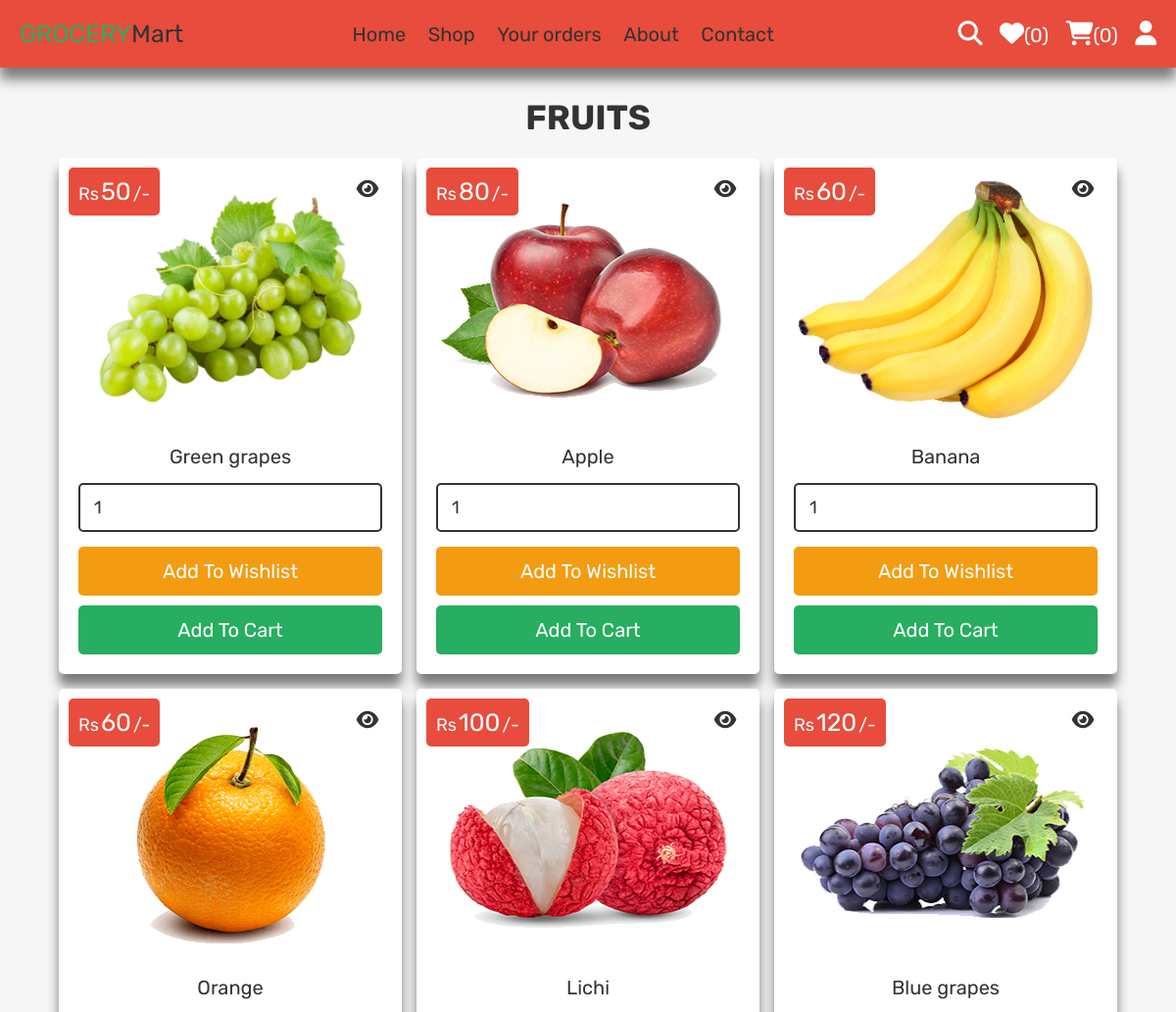
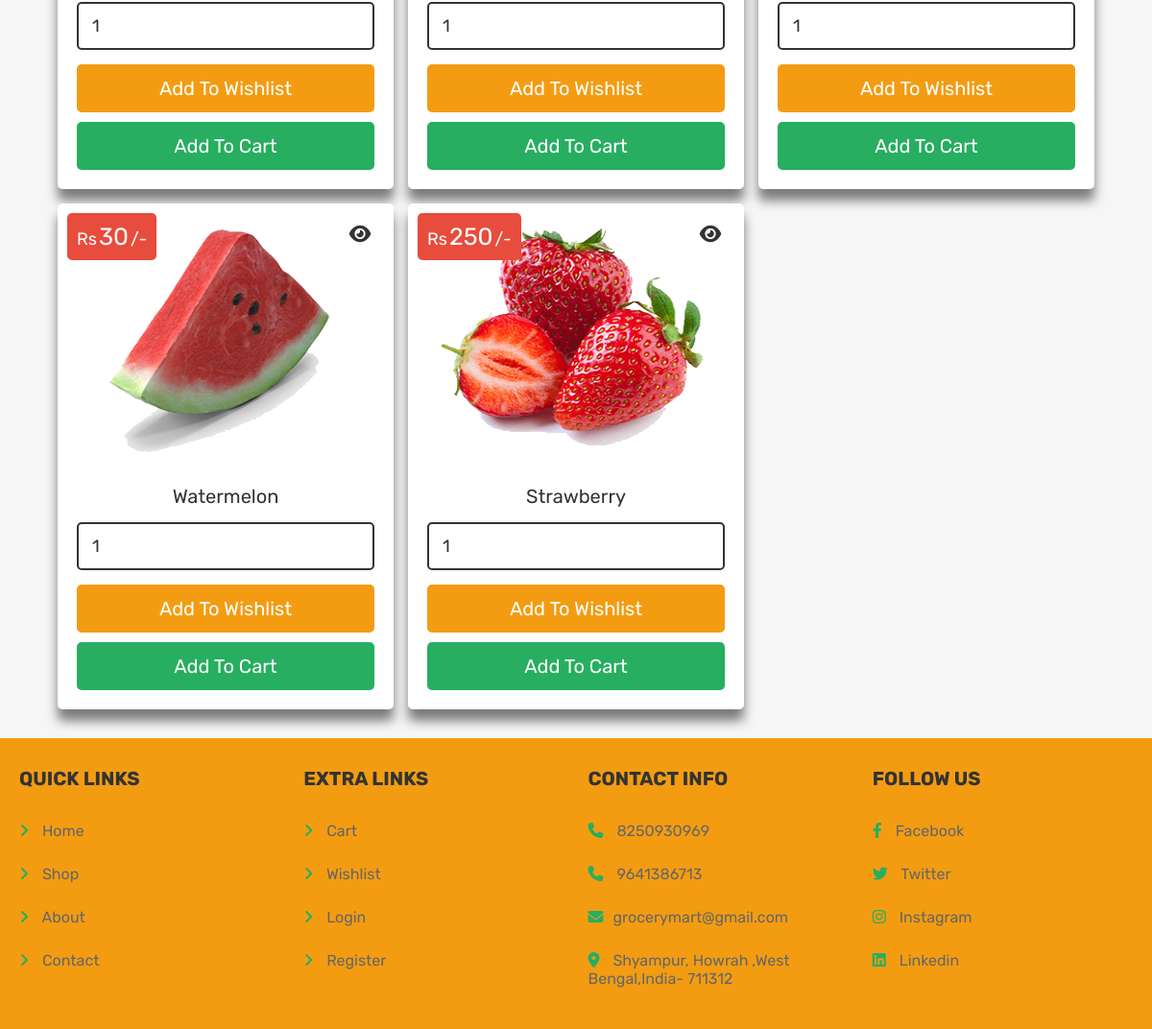
Page /category.php?category=fruits (signed in) on the committed database (2 pictures, top to bottom).
### tables this page shows
CREATE TABLE `products` (
  `id` int(100) NOT NULL,
  `name` varchar(100) NOT NULL,
  `category` varchar(20) NOT NULL,
  `details` varchar(500) NOT NULL,
  `price` int(100) NOT NULL,
  `image` varchar(100) NOT NULL,
  `charge` int(100) NOT NULL
);

### category.php (the view, shortened to what this page needs)
<?php
@include 'config.php';
?>
<!DOCTYPE html>
<html lang="en">
<head>
   <link rel="stylesheet" href="https://cdnjs.cloudflare.com/ajax/libs/font-awesome/6.1.1/css/all.min.css">
   <link rel="stylesheet" href="css/style.css">
</head>
<body>
<?php include 'header.php'; ?>
<section class="products">
   <h1 class="title"><?php echo $_GET['category']?></h1>
   <div class="box-container">
   <?php
      $category_name = $_GET['category'];
      $select_products = $conn->prepare("SELECT * FROM `products` WHERE category = ?");
      $select_products->execute([$category_name]);
      if($select_products->rowCount() > 0){
         while($fetch_products = $select_products->fetch(PDO::FETCH_ASSOC)){
   ?>
   <form action="" class="box" method="POST">
      <div class="price">Rs<span><?= $fetch_products['price']; ?></span>/-</div>
      <a href="view_page.php?pid=<?= $fetch_products['id']; ?>" class="fas fa-eye"></a>
      <img src="uploaded_img/<?= $fetch_products['image']; ?>" alt="">
      <div class="name"><?= $fetch_products['name']; ?></div>
      <input type="number" min="1" value="1" name="p_qty" class="qty">
      <input type="submit" value="add to wishlist" class="option-btn" name="add_to_wishlist">
      <input type="submit" value="add to cart" class="btn" name="add_to_cart">
   </form>
   <?php
         }
      }else{
         echo '<p class="empty">no products available!</p>';
      }
   ?>
   </div>
</section>
<?php include 'footer.php'; ?>
</body>
</html>

### css/style.css (style rules this page uses)
.products .box-container { display: grid; grid-template-columns: repeat(auto-fit, 35rem); gap:1.5rem; justify-content: center; align-items: flex-start; }
.products .box-container .box { padding:2rem; text-align: center; background-color: var(--white); box-shadow: var(--box-shadow); border-radius: .5rem; position: relative; }
.products .box-container .box .price { position: absolute; top:1rem; left:1rem; padding:1rem; border-radius: .5rem; background-color: var(--red); font-size: 1.8rem; color:var(--white); }
.products .box-container .box .price span { font-size: 2.5rem; color:var(--white); margin:0 .2rem; }
.products .box-container .box .fa-eye { position: absolute; top:1rem; right:1rem; border-radius: .5rem; height: 4.5rem; line-height: 4.3rem; width: 5rem; color:var(--black); font-size: 2rem; background-color: var(--white); }
.products .box-container .box img { height: 25rem; width: 100%; margin-bottom: 1rem; }
.products .box-container .box .name { font-size: 2rem; color:var(--black); padding:1rem 0; }
.products .box-container .box .qty { margin:.5rem 0; border-radius: .5rem; padding:1.2rem 1.4rem; font-size: 1.8rem; color:var(--black); border:var(--border); width: 100%; }

### css/components.css (style rules this page uses)
:root { --green:#27ae60; --orange:#f39c12; --red:#e74c3c; --black:#333; --light-color:#666; --white:#fff; --light-bg:#f6f6f6; --border:.2rem solid var(--black); --box-shadow:0 1.2rem 1.2rem rgba(0,0,0,.5); }
* { font-family: 'Rubik', sans-serif; margin:0; padding:0; box-sizing: border-box; outline: none; border:none; text-decoration: none; color:var(--black); }
body { background-color: var(--light-bg); }
html { font-size: 62.5%; overflow-x: hidden; scroll-behavior: smooth; scroll-padding-top: 6.5rem; }
section { padding:3rem 2rem; max-width: 1200px; margin:0 auto; }
.btn, .delete-btn, .option-btn { display: block; width: 100%; margin-top: 1rem; border-radius: .5rem; color:var(--white); font-size: 2rem; padding:1.3rem 3rem; text-transform: capitalize; cursor: pointer; text-align: center; }
.btn { background-color: var(--green); }
.option-btn { background-color: var(--orange); }
.title { text-align: center; margin-bottom: 2rem; text-transform: uppercase; color:var(--black); font-size: 3.5rem; }

### rows in the picture
products: price "50", image (picture), name "Green grapes"
products: price "80", image (picture), name "Apple"
products: price "60", image (picture), name "Banana"
products: price "60", image (picture), name "Orange"
products: price "100", image (picture), name "Lichi"
products: price "120", image (picture), name "Blue grapes"
products: price "30", image (picture), name "Watermelon"
products: price "250", image (picture), name "Strawberry"

### other values in the picture
$count_wishlist_items->rowCount() "0"
$count_cart_items->rowCount() "0"
$_GET['category'] "FRUITS"
